Frame 1 (no input): blank canvas, image omitted
Frame 60 (no input): blank canvas, image omitted
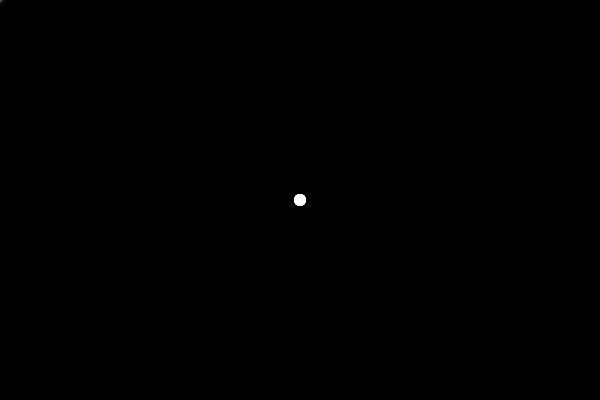
Frame 120 (the mouse pressed at the canvas centre since frame 60)

The p5.js sketch whose frames 1 and 60 were blank and that drew this single picture after the mouse press (run headless with seeded random() and noise() and a simulated clock; from frame 60 on, the mouse is pressed at the canvas centre):

// p5.js sketch
// ── sketch.js
let points = [];

function setup() {
  createCanvas(600, 400);
  background(0);
}

function draw() {
  // semi-transparent background for fading trail effect
  background(0, 20);

  // add current mouse position
  let point = {
    x: mouseX,
    y: mouseY
  };
  points.push(point);

  // limit trail length
  if (points.length > 50) {
    points.shift();
  }

  // draw trail
  noStroke();

  for (let i = 0; i < points.length; i++) {
    let p = points[i];

    // older points are smaller and dimmer
    let alpha = map(i, 0, points.length, 50, 255);
    let size = map(i, 0, points.length, 2, 12);

    fill(255, alpha);
    circle(p.x, p.y, size);
  }
}
